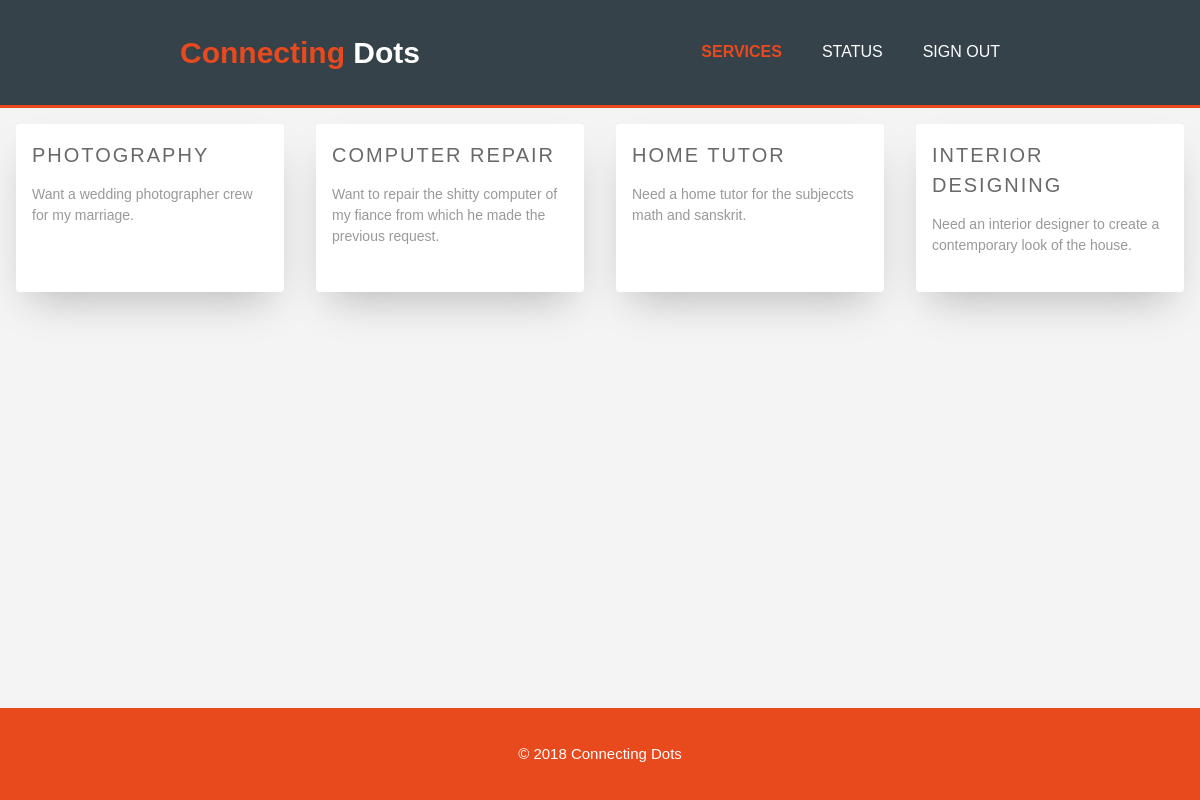
/services.php, run on the app's committed database.
### tables this page shows
CREATE TABLE `request` (
  `req_id` int(11) UNSIGNED NOT NULL,
  `job` varchar(50) NOT NULL DEFAULT '',
  `description` text NOT NULL,
  `status` enum('NEW','ONGOING','REJECTED','HIRED','COMPLETED') NOT NULL DEFAULT 'NEW',
  `budget` float NOT NULL DEFAULT '5',
  `dates` date NOT NULL,
  `client_id` int(11) UNSIGNED DEFAULT NULL
);

### services.php (the view, shortened to what this page needs)
<!DOCTYPE html>
<html>
  <head>
    <link rel="stylesheet" href="./css/special_events.css">
    <link rel="stylesheet" href="./css/style.css">
  </head>
  <body>
    <header>
      <div class="container">
        <div id="branding">
          <h1><span class="highlight">Connecting</span> Dots</h1>
        </div>
        <nav>
          <ul>
            <li class="current"><a href="services.php">Services</a></li>
            <li><a href="status.php">Status</a></li>
            <li><a href="index.php">Sign Out</a></li>
          </ul>
        </nav>
      </div>
    </header>
    <section>
        <ul class="cards">
          <?php include('connection.php');
                $sql = "SELECT * FROM request WHERE status='NEW'";
                $result = $conn->query($sql);
                if ($result->num_rows > 0) {
                    while($row = $result->fetch_assoc()) {
                      echo'<li class="cards__item">
                          <div class="card">
                          <div class="card__content">
                              <div class="card__title"><a style="color:inherit; text-decoration:none;" href="description.php?id='.$row["req_id"].'">'.$row["job"].'</a></div>
                              <p class="card__text">'.$row["description"].'</p>
                          </div>
                          </div>
                      </li>';
                    }
                }
            ?>
        </ul>
    </section>
    <footer>
      <p>&copy; 2018 Connecting Dots</p>
    </footer>
  </body>
</html>

### css/special_events.css (style rules this page uses)
*, *::before, *::after { box-sizing: border-box; }
html { background-color: #f0f0f0; }
body { color: #999999; font-family: 'Roboto', 'Helvetica Neue', Helvetica, Arial, sans-serif; font-style: normal; font-weight: 400; letter-spacing: 0; text-rendering: optimizeLegibility; -webkit-font-smoothing: antialiased; -moz-osx-font-smoothing: grayscale; -moz-font-feature-settings: "liga" on; }
header { padding-top: 30px; min-height: 100px; }
.cards { display: flex; flex-wrap: wrap; list-style: none; margin: 0; padding: 0; }
.cards__item { display: flex; padding: 1rem; }
@media (min-width: 40rem) { .cards__item { width: 50%; } }
@media (min-width: 56rem) { .cards__item { width: 25%; } }
.card { background-color: white; border-radius: 0.25rem; box-shadow: 0 20px 40px -14px rgba(0, 0, 0, 0.25); display: flex; flex-direction: column; overflow: hidden; }
.card__content { display: flex; flex: 1 1 auto; flex-direction: column; padding: 1rem; }
.card__title { color: #696969; font-size: 1.25rem; font-weight: 300; letter-spacing: 2px; text-transform: uppercase; }
.card__text { flex: 1 1 auto; font-size: 0.875rem; line-height: 1.5; margin-bottom: 1.25rem; }

### css/style.css (style rules this page uses)
body { font: 15px/1.5 Arial, Helvetica,sans-serif; padding:0; margin:0; background-color:#f4f4f4; scroll-behavior: auto; min-height: 100vh; overflow-x: hidden; }
.container { width:70%; margin:auto; overflow:hidden; padding-bottom: 30px; }
ul { margin:0; padding:0; }
header { background:#35424a; color:#ffffff; padding-top:30px; min-height:60px; border-bottom:#e8491d 3px solid; }
header a { color:#ffffff; text-decoration:none; text-transform: uppercase; font-size:16px; }
header li { float:left; display:inline; padding: 0 20px 0 20px; }
header #branding { float:left; }
header #branding h1 { margin:0; }
header nav { float:right; margin-top:10px; }
header h1 { font-size: 2em; font-weight: bold; }
header .highlight, header .current a { color:#e8491d; font-weight:bold; }
footer { position: fixed !important; bottom: 0px !important; margin-left: 0px; padding:20px; margin-bottom: 0px; color:#ffffff; background-color:#e8491d; text-align: center; width: 100vw; }

### data on the page
request: job "PHOTOGRAPHY", description "Want a wedding photographer crew for my marriage."
request: job "COMPUTER REPAIR", description "Want to repair the shitty computer of my fiance from which he made the previous request."
request: job "HOME TUTOR", description "Need a home tutor for the subjeccts math and sanskrit."
request: job "INTERIOR DESIGNING", description "Need an interior designer to create a contemporary look of the house."
